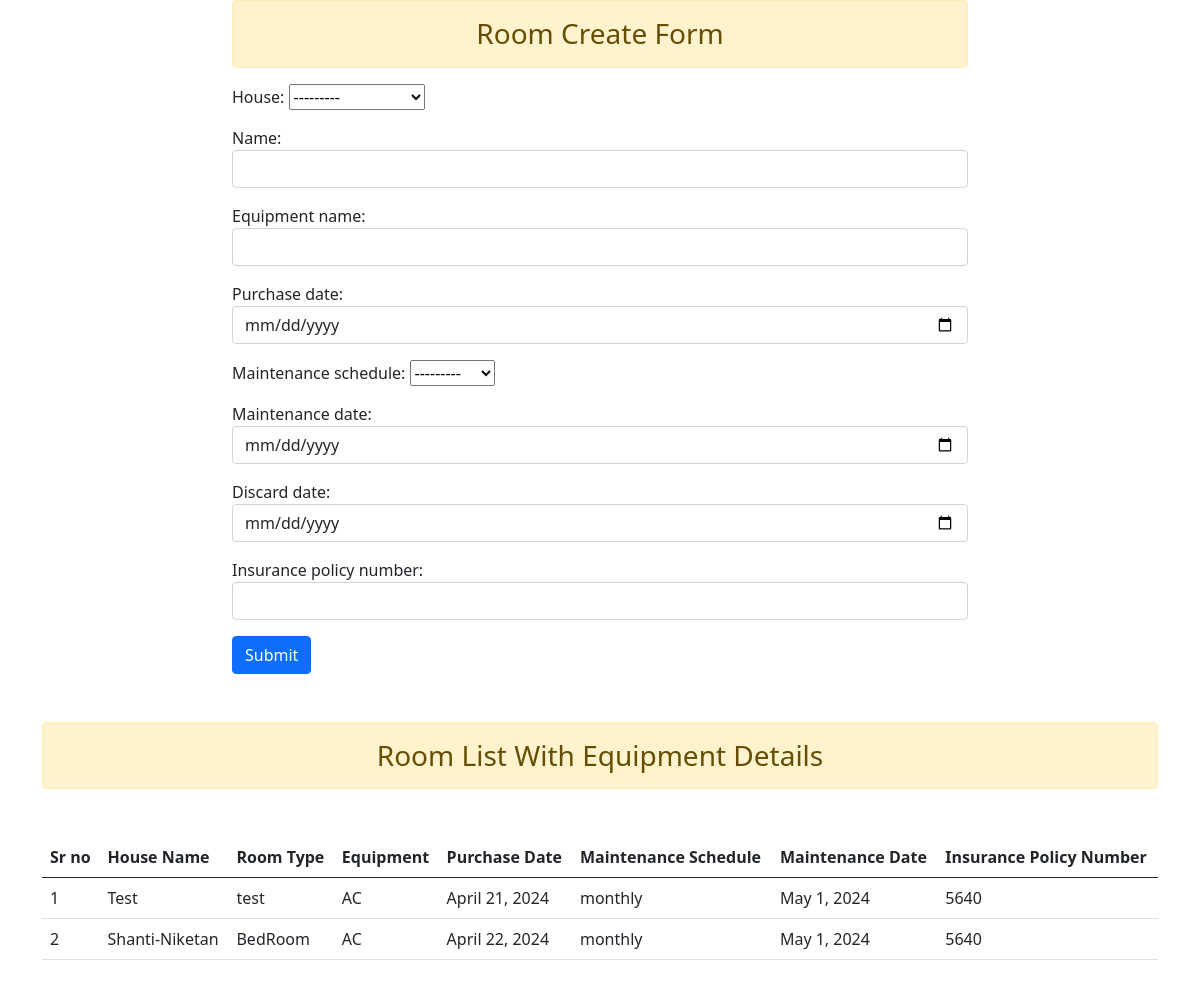
The page /create_room/ (signed in) on the database as committed earlier.
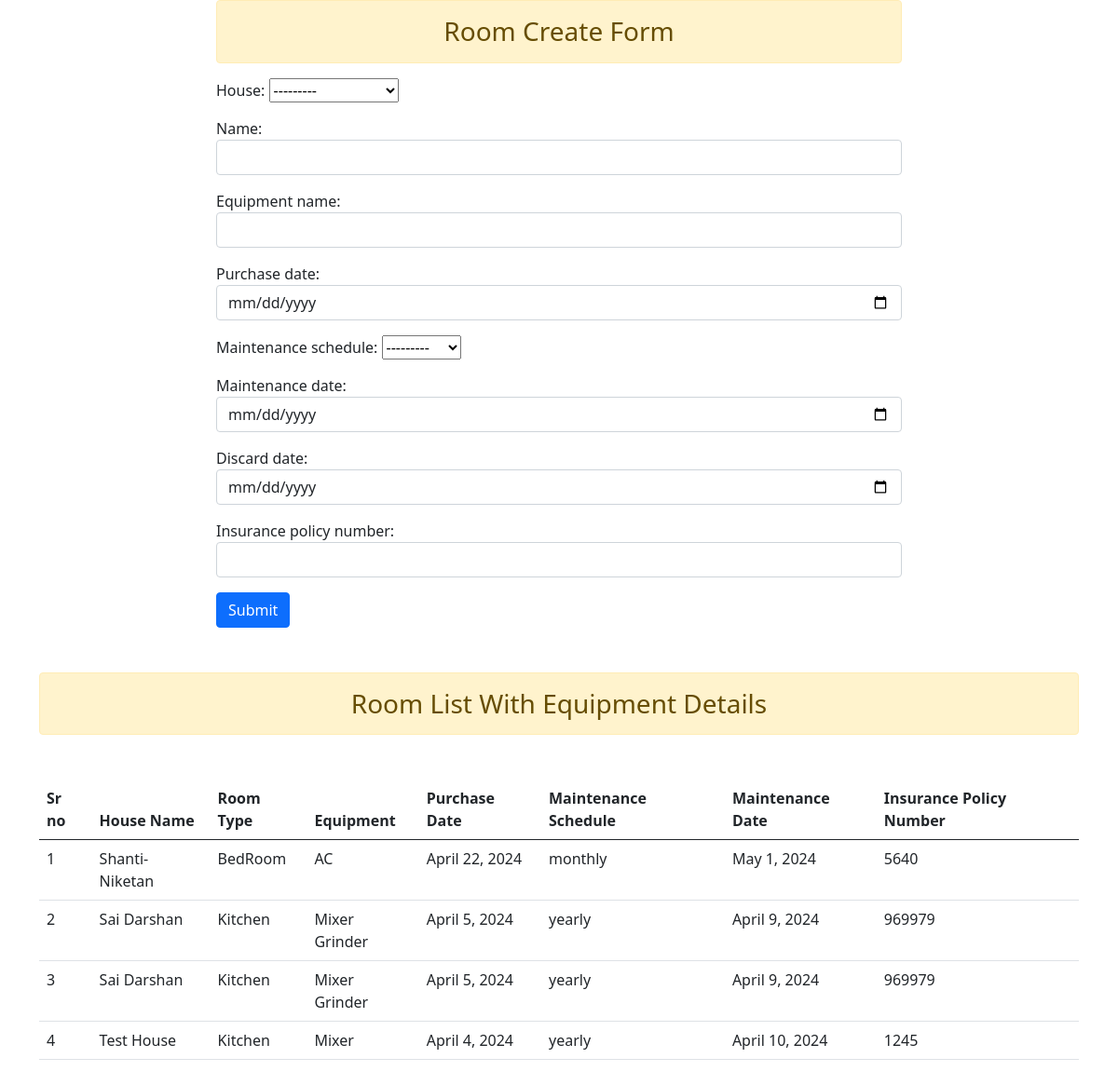
The same page on the database as committed later.
### app1/models.py (models this page shows, shortened)
class Room(models.Model):
    house = models.ForeignKey(House, on_delete=models.CASCADE, related_name='rooms')
    user = models.ForeignKey(User, on_delete=models.CASCADE, default=1)
    name = models.CharField(max_length=100)
    equipment_name = models.CharField(max_length=100)
    purchase_date = models.DateField()
    maintenance_schedule = models.CharField(choices=[('monthly', 'Monthly'), ('yearly', 'Yearly'), ('weekly', 'Weekly')], max_length=10)
    maintenance_date = models.DateField()
    discard_date = models.DateField()
    insurance_policy_number = models.CharField(max_length=100)

class House(models.Model):
    name = models.CharField(max_length=100)
    num_rooms = models.IntegerField()
    user = models.ForeignKey(User, on_delete=models.CASCADE)
    def __str__(self):
        return self.name

### app1/views.py (the view, shortened to what this page needs)
# urls.py: path('create_room/',views.room,name='room'),
@login_required(login_url='login')
def room(request):
    form = RoomCreateForm()
    rooms = Room.objects.filter(user=request.user)  # Initial list of rooms to display
    return render(request, 'room_create.html', {'form': form, 'rooms': rooms})

### app1/forms.py
class RoomCreateForm(forms.ModelForm):
    class Meta:
        model = Room
        house = forms.ModelChoiceField(queryset=House.objects.all(), widget=forms.Select(attrs={'class': 'form-control'}))
        maintenance_schedule = forms.ModelChoiceField(queryset=House.objects.all(), widget=forms.Select(attrs={'class': 'form-control'}))
        fields =['house','name','equipment_name','purchase_date','maintenance_schedule','maintenance_date','discard_date','insurance_policy_number']
        widgets = {
            'name': forms.TextInput(attrs={'class': 'form-control'}),
            'equipment_name': forms.TextInput(attrs={'class': 'form-control'}),
            'purchase_date': forms.DateInput(attrs={'class': 'form-control', 'type': 'date'}),
            'maintenance_date' :  forms.DateInput(attrs={'class': 'form-control', 'type': 'date'}),
            'discard_date': forms.DateInput(attrs={'class': 'form-control', 'type': 'date'}),
            'insurance_policy_number': forms.TextInput(attrs={'class': 'form-control'}),
        }

### templates/room_create.html (shortened to what this page needs)
<!DOCTYPE html>
<html lang="en">
<head>
    <link href="https://cdn.jsdelivr.net/npm/bootstrap@5.0.2/dist/css/bootstrap.min.css" rel="stylesheet">
</head>
<body>
    <div class="container">
        <div class="row">
            <div class="col col-8 offset-2">
                <h3 class="alert alert-warning text-center">Room Create Form</h3>
                <form method="post">
                    {{ form.as_p }}
                    <input type="submit" value="Submit" class="btn btn-primary">
                </form>
            </div>
        </div>
    </div>
    <div class="container mt-5">
        <h3 class="alert alert-warning text-center">Room List With Equipment Details</h3>
        <table class="table my-5">
            <thead class="thead-dark">
                <tr>
                    <th scope="col">Sr no</th>
                    <th scope="col">House Name</th>
                    <th scope="col">Room Type</th>
                    <th scope="col">Equipment</th>
                    <th scope="col">Purchase Date</th>
                    <th scope="col">Maintenance Schedule</th>
                    <th scope="col">Maintenance Date</th>
                    <th scope="col">Insurance Policy Number</th>
                </tr>
            </thead>
            <tbody>
                {% for room in rooms %}
                <tr>
                    <td>{{ forloop.counter }}</td>
                    <td>{{ room.house.name }}</td>
                    <td>{{ room.name }}</td>
                    <td>{{ room.equipment_name }}</td>
                    <td>{{ room.purchase_date }}</td>
                    <td>{{ room.maintenance_schedule }}</td>
                    <td>{{ room.maintenance_date }}</td>
                    <td>{{ room.insurance_policy_number }}</td>
                </tr>
                {% endfor %}
            </tbody>
        </table>
    </div>
</body>
</html>

Rows that differ between the two databases and show on the page:
removed Room: house.name "Test", name "test", equipment_name "AC", purchase_date "April 21, 2024", maintenance_schedule "monthly", maintenance_date "May 1, 2024", insurance_policy_number "5640"
added Room: house.name "Sai Darshan", name "Kitchen", equipment_name "Mixer Grinder", purchase_date "April 5, 2024", maintenance_schedule "yearly", maintenance_date "April 9, 2024", insurance_policy_number "969979"
added Room: house.name "Sai Darshan", name "Kitchen", equipment_name "Mixer Grinder", purchase_date "April 5, 2024", maintenance_schedule "yearly", maintenance_date "April 9, 2024", insurance_policy_number "969979"
added Room: house.name "Test House", name "Kitchen", equipment_name "Mixer", purchase_date "April 4, 2024", maintenance_schedule "yearly", maintenance_date "April 10, 2024", insurance_policy_number "1245"
